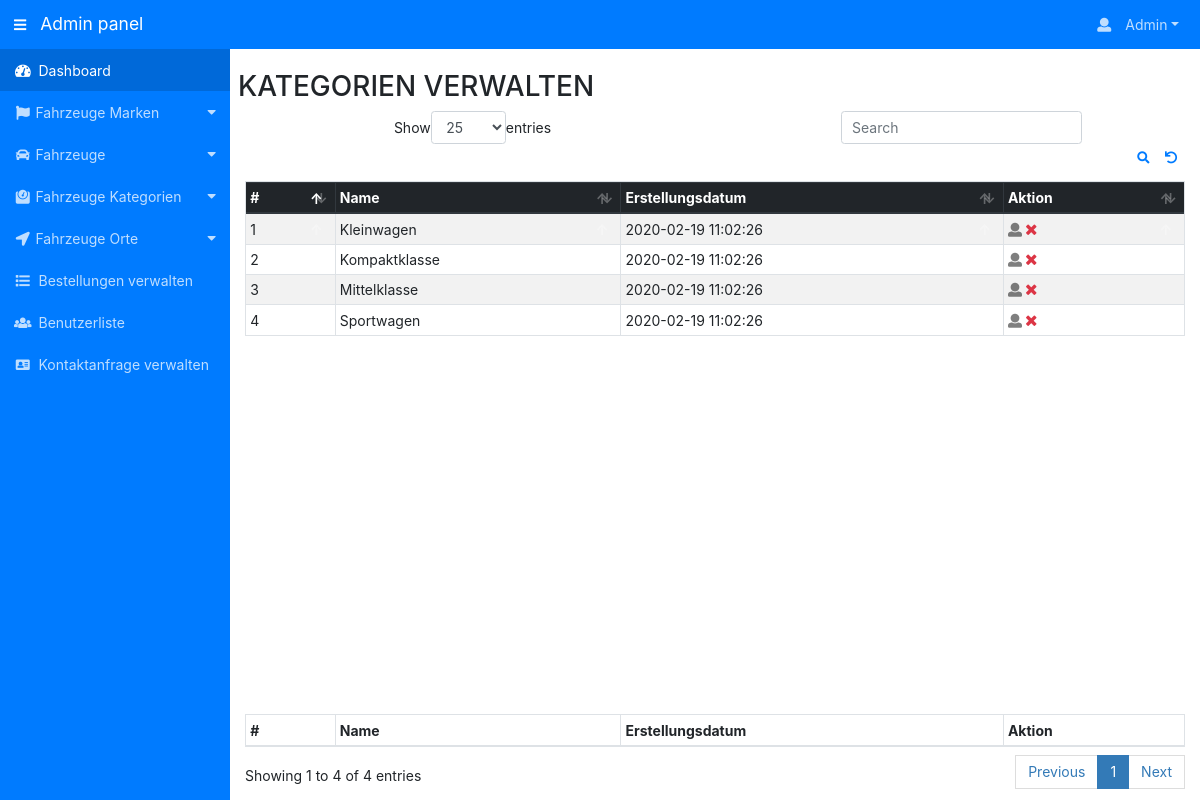
Page /admin/templates/categories_management.php (signed in) on the committed database.
### tables this page shows
CREATE TABLE IF NOT EXISTS `categories` (
      `id` int(11) NOT NULL,
      `Name` varchar(120) DEFAULT NULL,
      `CreationDate` timestamp NULL DEFAULT CURRENT_TIMESTAMP
);

### admin/templates/categories_management.php (the view, shortened to what this page needs)
<?php
include('../includes/config.php');
if (strlen($_SESSION['alogin']) == 0) {
    header('location:dashboard.php');
} else {
    ?>
    <!DOCTYPE html>
    <html lang="en">
    <head>
        <link rel="stylesheet" href="../css/datatables.min.css">
        <link rel="stylesheet" href="../css/style.css">
        <link rel="stylesheet" href="../css/bootstrap.min.css">
        <link rel="stylesheet" href="../css/fontawesome-all.min.css">
        <link rel="stylesheet" href="../css/bootadmin.min.css">
    </head>
    <body style="background: #fff">
    <?php include('../includes/header.php'); ?>
    <div class="d-flex"> <?php include('../includes/leftsidebar.php'); ?>
        <div class="content content-wrapper mt-4">
            <div class="container">
                <div class="row">
                    <h2>Kategorien verwalten</h2>
                    <div class="col-md-12">
                        <table id="dataTable" class="table table-striped table-bordered table-sm" cellspacing="0" width="100%">
                            <thead class="thead-dark">
                            <tr>
                                <th scope="col">#</th>
                                <th scope="col">Name</th>
                                <th scope="col">Erstellungsdatum</th>
                                <th scope="col">Aktion</th>
                            </tr>
                            </thead>
                            <tbody>
                            <?php
                            $sql = "SELECT * from categories ";
                            $query = $dbh -> prepare($sql);
                            $query->execute();
                            $results=$query->fetchAll(PDO::FETCH_OBJ);
                            $cnt=1;
                            if($query->rowCount() > 0) {
                                foreach ($results as $result) { ?>
                                    <tr>
                                        <td><?php echo htmlentities($cnt);?></td>
                                        <td><?php echo htmlentities($result->Name);?></td>
                                        <td><?php echo htmlentities($result->CreationDate);?></td>
                                        <td>
                                            <i class="text-black-50 fa fa-user"></i>
                                            <a href="categories_management.php?del=<?php echo $result->id;?>" onclick="return confirm('Möchten Sie es wirklich löschen?');"><i class="text-danger fa fa-times"></i></a>
                                        </td>
                                    </tr>
                                    <?php $cnt = $cnt + 1;
                                }
                            }
                            ?>
                            </tbody>
                            <tfoot>
                            <tr>
                                <th scope="col">#</th>
                                <th scope="col">Name</th>
                                <th scope="col">Erstellungsdatum</th>
                                <th scope="col">Aktion</th>
                            </tr>
                            </tfoot>
                        </table>
                    </div>
                </div>
            </div>
        </div>
    </div>
    </body>
    </html>
<?php } ?>

### admin/css/style.css (style rules this page uses)
body { background-image: url("../img/bg_admin_login.jpg"); background-repeat: no-repeat; background-size: cover; font-family: "Poppins", sans-serif; }
a { color: #92badd; display:inline-block; text-decoration: none; font-weight: 400; }
h2 { text-align: center; font-size: 16px; font-weight: 600; text-transform: uppercase; display:inline-block; margin: 40px 8px 10px 8px; color: #cccccc; }

### rows in the picture
categories: Name "Kleinwagen", CreationDate "2020-02-19 11:02:26"
categories: Name "Kompaktklasse", CreationDate "2020-02-19 11:02:26"
categories: Name "Mittelklasse", CreationDate "2020-02-19 11:02:26"
categories: Name "Sportwagen", CreationDate "2020-02-19 11:02:26"
